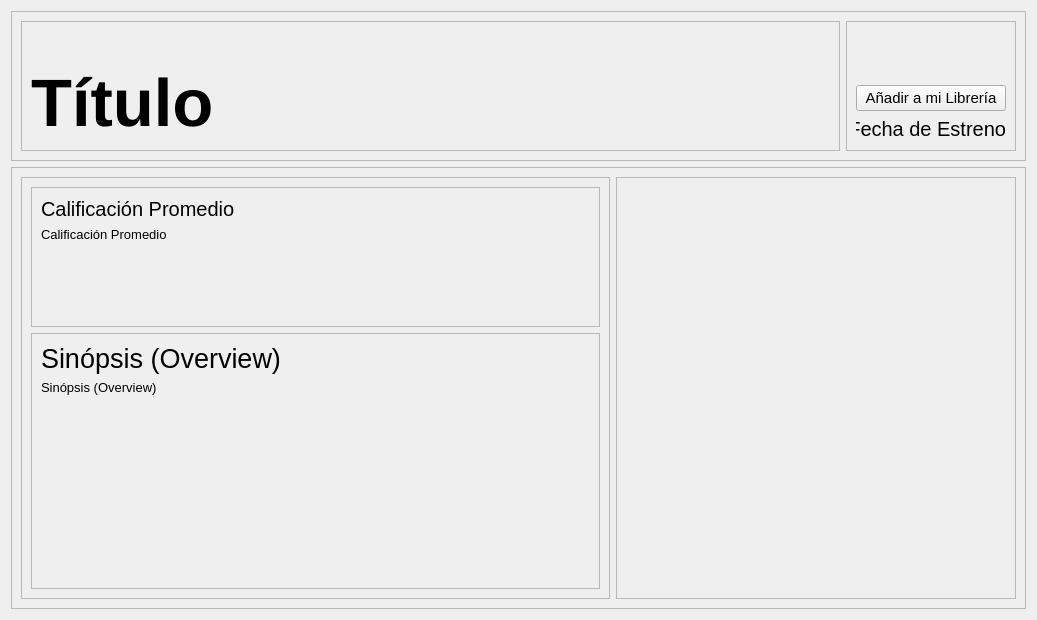
<?xml version="1.0" encoding="UTF-8"?>
<ui version="4.0">
 <class>Form</class>
 <widget class="QWidget" name="Form">
  <property name="geometry">
   <rect>
    <x>0</x>
    <y>0</y>
    <width>1037</width>
    <height>620</height>
   </rect>
  </property>
  <property name="windowTitle">
   <string>Form</string>
  </property>
  <layout class="QVBoxLayout" name="verticalLayout">
   <item>
    <widget class="QFrame" name="frame_superior">
     <property name="minimumSize">
      <size>
       <width>0</width>
       <height>150</height>
      </size>
     </property>
     <property name="maximumSize">
      <size>
       <width>16777215</width>
       <height>150</height>
      </size>
     </property>
     <property name="frameShape">
      <enum>QFrame::StyledPanel</enum>
     </property>
     <property name="frameShadow">
      <enum>QFrame::Raised</enum>
     </property>
     <layout class="QHBoxLayout" name="horizontalLayout_2">
      <item>
       <widget class="QFrame" name="frame_superior_izquierdo">
        <property name="frameShape">
         <enum>QFrame::StyledPanel</enum>
        </property>
        <property name="frameShadow">
         <enum>QFrame::Raised</enum>
        </property>
        <layout class="QVBoxLayout" name="verticalLayout_5">
         <item>
          <widget class="QLabel" name="title_label">
           <property name="minimumSize">
            <size>
             <width>0</width>
             <height>0</height>
            </size>
           </property>
           <property name="maximumSize">
            <size>
             <width>16777215</width>
             <height>16777215</height>
            </size>
           </property>
           <property name="font">
            <font>
             <pointsize>50</pointsize>
             <weight>75</weight>
             <bold>true</bold>
            </font>
           </property>
           <property name="text">
            <string>Título</string>
           </property>
           <property name="alignment">
            <set>Qt::AlignBottom|Qt::AlignLeading|Qt::AlignLeft</set>
           </property>
          </widget>
         </item>
        </layout>
       </widget>
      </item>
      <item>
       <widget class="QFrame" name="frame_superior_derecho">
        <property name="maximumSize">
         <size>
          <width>170</width>
          <height>16777215</height>
         </size>
        </property>
        <property name="frameShape">
         <enum>QFrame::StyledPanel</enum>
        </property>
        <property name="frameShadow">
         <enum>QFrame::Raised</enum>
        </property>
        <layout class="QVBoxLayout" name="verticalLayout_6">
         <item>
          <spacer name="verticalSpacer_3">
           <property name="orientation">
            <enum>Qt::Vertical</enum>
           </property>
           <property name="sizeHint" stdset="0">
            <size>
             <width>20</width>
             <height>43</height>
            </size>
           </property>
          </spacer>
         </item>
         <item>
          <widget class="QPushButton" name="add_to_library_button">
           <property name="font">
            <font>
             <pointsize>11</pointsize>
            </font>
           </property>
           <property name="text">
            <string>Añadir a mi Librería</string>
           </property>
          </widget>
         </item>
         <item>
          <widget class="QLabel" name="release_date_label">
           <property name="maximumSize">
            <size>
             <width>16777215</width>
             <height>16777215</height>
            </size>
           </property>
           <property name="font">
            <font>
             <pointsize>15</pointsize>
            </font>
           </property>
           <property name="text">
            <string>Fecha de Estreno</string>
           </property>
           <property name="alignment">
            <set>Qt::AlignBottom|Qt::AlignRight|Qt::AlignTrailing</set>
           </property>
          </widget>
         </item>
        </layout>
       </widget>
      </item>
     </layout>
    </widget>
   </item>
   <item>
    <widget class="QFrame" name="frame_inferior">
     <property name="frameShape">
      <enum>QFrame::StyledPanel</enum>
     </property>
     <property name="frameShadow">
      <enum>QFrame::Raised</enum>
     </property>
     <layout class="QHBoxLayout" name="horizontalLayout">
      <item>
       <widget class="QFrame" name="frame_izquierdo">
        <property name="frameShape">
         <enum>QFrame::StyledPanel</enum>
        </property>
        <property name="frameShadow">
         <enum>QFrame::Raised</enum>
        </property>
        <layout class="QVBoxLayout" name="verticalLayout_2">
         <item>
          <widget class="QFrame" name="frame_izquierdo_superior">
           <property name="minimumSize">
            <size>
             <width>0</width>
             <height>140</height>
            </size>
           </property>
           <property name="maximumSize">
            <size>
             <width>16777215</width>
             <height>140</height>
            </size>
           </property>
           <property name="frameShape">
            <enum>QFrame::StyledPanel</enum>
           </property>
           <property name="frameShadow">
            <enum>QFrame::Raised</enum>
           </property>
           <layout class="QVBoxLayout" name="verticalLayout_4">
            <item>
             <widget class="QLabel" name="vote_average_label_title">
              <property name="font">
               <font>
                <pointsize>15</pointsize>
                <weight>50</weight>
                <italic>false</italic>
                <bold>false</bold>
                <strikeout>false</strikeout>
               </font>
              </property>
              <property name="text">
               <string>Calificación Promedio</string>
              </property>
             </widget>
            </item>
            <item>
             <widget class="QLabel" name="vote_average_label">
              <property name="font">
               <font>
                <pointsize>10</pointsize>
                <weight>50</weight>
                <italic>false</italic>
                <bold>false</bold>
                <strikeout>false</strikeout>
               </font>
              </property>
              <property name="text">
               <string>Calificación Promedio</string>
              </property>
             </widget>
            </item>
            <item>
             <spacer name="verticalSpacer_2">
              <property name="orientation">
               <enum>Qt::Vertical</enum>
              </property>
              <property name="sizeHint" stdset="0">
               <size>
                <width>20</width>
                <height>64</height>
               </size>
              </property>
             </spacer>
            </item>
           </layout>
          </widget>
         </item>
         <item>
          <widget class="QFrame" name="frame_izquierdo_inferior">
           <property name="frameShape">
            <enum>QFrame::StyledPanel</enum>
           </property>
           <property name="frameShadow">
            <enum>QFrame::Raised</enum>
           </property>
           <layout class="QVBoxLayout" name="verticalLayout_3">
            <item>
             <widget class="QLabel" name="overview_label_title">
              <property name="font">
               <font>
                <pointsize>20</pointsize>
               </font>
              </property>
              <property name="text">
               <string>Sinópsis (Overview)</string>
              </property>
              <property name="wordWrap">
               <bool>true</bool>
              </property>
             </widget>
            </item>
            <item>
             <widget class="QLabel" name="overview_label">
              <property name="font">
               <font>
                <pointsize>10</pointsize>
               </font>
              </property>
              <property name="text">
               <string>Sinópsis (Overview)</string>
              </property>
              <property name="wordWrap">
               <bool>true</bool>
              </property>
             </widget>
            </item>
            <item>
             <spacer name="verticalSpacer">
              <property name="orientation">
               <enum>Qt::Vertical</enum>
              </property>
              <property name="sizeHint" stdset="0">
               <size>
                <width>20</width>
                <height>40</height>
               </size>
              </property>
             </spacer>
            </item>
           </layout>
          </widget>
         </item>
        </layout>
       </widget>
      </item>
      <item>
       <widget class="QFrame" name="frame_derecho">
        <property name="maximumSize">
         <size>
          <width>400</width>
          <height>16777215</height>
         </size>
        </property>
        <property name="frameShape">
         <enum>QFrame::StyledPanel</enum>
        </property>
        <property name="frameShadow">
         <enum>QFrame::Raised</enum>
        </property>
       </widget>
      </item>
     </layout>
    </widget>
   </item>
  </layout>
 </widget>
 <resources/>
 <connections/>
</ui>
